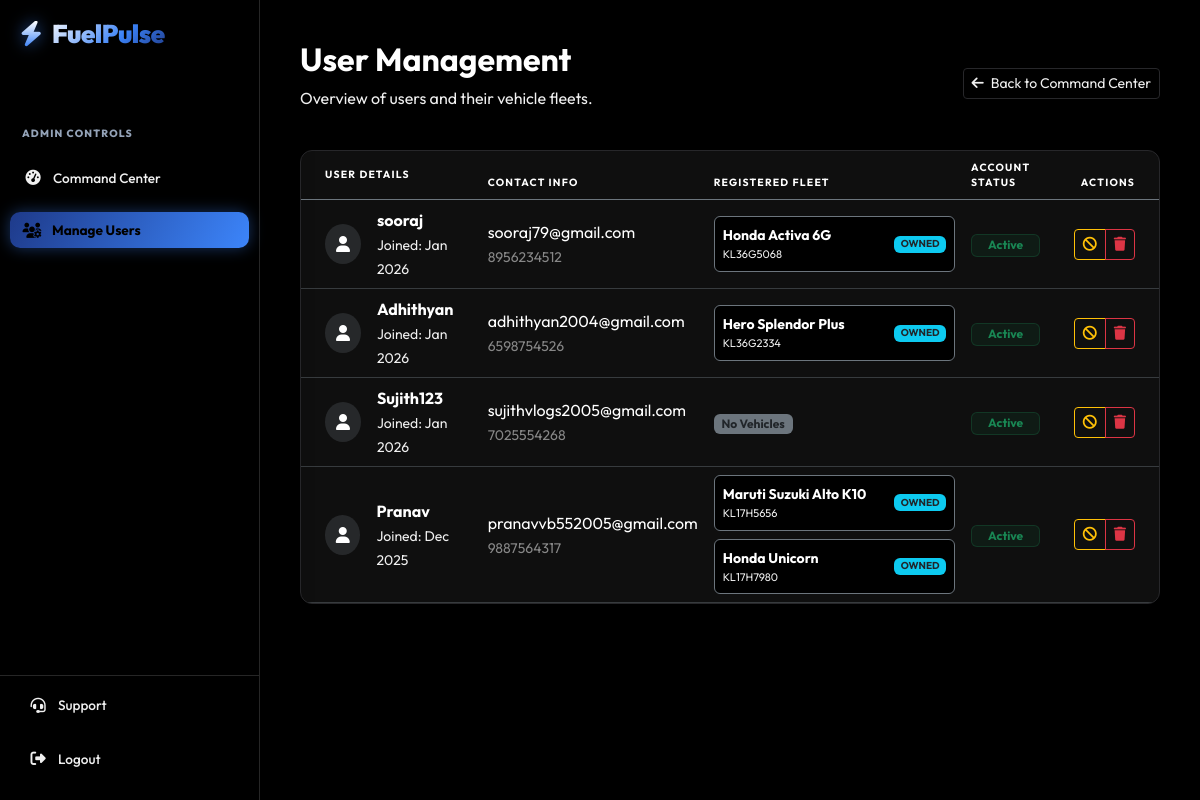
The page /admin-panel/users/ (signed in) on the database its author committed.
### core/models.py (models this page shows, shortened)
class User(AbstractUser):
    is_manager = models.BooleanField(default=False)
    phone_number = models.CharField(max_length=15, blank=True)
    profile_photo = models.ImageField(upload_to='profile_photos/', blank=True, null=True)

class Vehicle(models.Model):
    CATEGORY_CHOICES = [
        ('Two Wheeler', 'Two Wheeler'),
        ('Four Wheeler', 'Four Wheeler'),
        ('Heavy Vehicle', 'Heavy Vehicle'),
    ]
    ownership_type = models.CharField(max_length=50, default="1st Owner")
    FUEL_CHOICES = [
        ('Petrol', 'Petrol'),
        ('Diesel', 'Diesel'),
        ('CNG', 'CNG'),
        ('Electric', 'Electric')
    ]
    owner = models.ForeignKey(User, on_delete=models.CASCADE)
    category = models.CharField(max_length=20, choices=CATEGORY_CHOICES, default='Four Wheeler')
    make = models.CharField(max_length=50)       # e.g. Maruti, Honda (No restricted choices, accepts JS input)
    model_name = models.CharField(max_length=50) # e.g. Swift, City
    license_plate = models.CharField(max_length=20)
    target_mileage = models.FloatField(default=0.0, help_text="Target km/L (e.g., 18.5)")
    target_cost_per_km = models.FloatField(default=0.0, help_text="Target Cost per KM (e.g., 5.0)")
    purchase_year = models.IntegerField(default=2023)
    purchase_price = models.DecimalField(max_digits=12, decimal_places=2, default=500000.00)
    fuel_type = models.CharField(max_length=20, choices=FUEL_CHOICES, default='Petrol')
    current_odometer = models.IntegerField(default=0)
    purchase_price = models.DecimalField(max_digits=12, decimal_places=2, default=500000.00)
    purchase_year = models.IntegerField(default=2021)
    insurance_expiry = models.DateField(null=True, blank=True)
    pollution_expiry = models.DateField(null=True, blank=True)
    fitness_expiry = models.DateField(null=True, blank=True)
    image_url = models.URLField(max_length=500, blank=True, null=True)
    is_active = models.BooleanField(default=True)

### core/admin_views.py (the view)
# urls.py: path('admin-panel/users/', admin_views.manage_users, name='manage_users'),
@user_passes_test(is_admin, login_url='admin_login')
def manage_users(request):
    users = User.objects.filter(is_superuser=False).order_by('-date_joined')
    return render(request, 'core/admin/manage_users.html', {'users': users})

### core/admin_views.py (called while the page is built)
def is_admin(user):
    return user.is_active and user.is_superuser

### templates/core/admin/manage_users.html
{% extends 'base.html' %}
{% block content %}
<div class="row mb-4">
    <div class="col-12 d-flex justify-content-between align-items-center">
        <div>
            <h2 class="text-white fw-bold">User Management</h2>
            <p class="text-muted">Overview of users and their vehicle fleets.</p>
        </div>
        <a href="{% url 'admin_dashboard' %}" class="btn btn-outline-secondary btn-sm">
            <i class="fas fa-arrow-left me-1"></i> Back to Command Center
        </a>
    </div>
</div>
<div class="stats-card p-0 overflow-hidden">
    <div class="table-responsive">
        <table class="table table-dark table-hover align-middle mb-0">
            <thead>
                <tr class="text-muted small text-uppercase border-bottom border-secondary">
                    <th class="py-3 ps-4">User Details</th>
                    <th>Contact Info</th>
                    <th style="width: 30%;">Registered Fleet</th>
                    <th>Account Status</th>
                    <th class="text-end pe-4">Actions</th>
                </tr>
            </thead>
            <tbody>
                {% for u in users %}
                <tr>
                    <td class="ps-4">
                        <div class="d-flex align-items-center">
                            <div class="rounded-circle bg-secondary bg-opacity-25 d-flex align-items-center justify-content-center me-3" style="width: 40px; height: 40px;">
                                <i class="fas fa-user text-white"></i>
                            </div>
                            <div>
                                <div class="fw-bold text-white">{{ u.username }}</div>
                                <small class="text-muted">Joined: {{ u.date_joined|date:"M Y" }}</small>
                            </div>
                        </div>
                    </td>
                    <td class="text-muted">
                        <div>{{ u.email }}</div>
                        {% if u.phone_number %}
                            <small class="text-white-50">{{ u.phone_number }}</small>
                        {% endif %}
                    </td>
                    <td>
                        {% with vehicles=u.vehicle_set.all %}
                            {% if vehicles %}
                                <div class="d-flex flex-column gap-2">
                                    {% for v in vehicles %}
                                    <div class="bg-black border border-secondary rounded p-2 d-flex justify-content-between align-items-center">
                                        <div>
                                            <div class="text-white small fw-bold">{{ v.make }} {{ v.model_name }}</div>
                                            <div class="text-muted" style="font-size: 11px;">{{ v.license_plate }}</div>
                                        </div>
                                        {% if v.ownership_type == 'Sold' %}
                                            <span class="badge bg-danger" style="font-size: 10px;">SOLD OUT</span>
                                        {% elif v.ownership_type == 'Rented' %}
                                            <span class="badge bg-warning text-dark" style="font-size: 10px;">RENTED</span>
                                        {% else %}
                                            <span class="badge bg-info text-dark" style="font-size: 10px;">OWNED</span>
                                        {% endif %}
                                    </div>
                                    {% endfor %}
                                </div>
                            {% else %}
                                <span class="badge bg-secondary text-dark">No Vehicles</span>
                            {% endif %}
                        {% endwith %}
                    </td>
                    <td>
                        {% if u.is_active %}
                            <span class="badge bg-success bg-opacity-10 text-success border border-success border-opacity-25 px-3">Active</span>
                        {% else %}
                            <span class="badge bg-danger bg-opacity-10 text-danger border border-danger border-opacity-25 px-3">Suspended</span>
                        {% endif %}
                    </td>
                    <td class="text-end pe-4">
                        <div class="btn-group">
                            {% if u.is_active %}
                                <a href="{% url 'toggle_user_status' u.id %}" class="btn btn-sm btn-outline-warning" title="Suspend User">
                                    <i class="fas fa-ban"></i>
                                </a>
                            {% else %}
                                <a href="{% url 'toggle_user_status' u.id %}" class="btn btn-sm btn-outline-success" title="Reactivate User">
                                    <i class="fas fa-check"></i>
                                </a>
                            {% endif %}
                            <a href="{% url 'delete_user' u.id %}" class="btn btn-sm btn-outline-danger"
                               onclick="return confirm('⚠️ DANGER: This will permanently delete {{ u.username }} and all their data.');"
                               title="Delete Account">
                                <i class="fas fa-trash"></i>
                            </a>
                        </div>
                    </td>
                </tr>
                {% empty %}
                <tr>
                    <td colspan="5" class="text-center py-5">
                        <p class="text-muted">No registered users found.</p>
                    </td>
                </tr>
                {% endfor %}
            </tbody>
        </table>
    </div>
</div>
{% endblock %}

### static/css/styles.css (style rules this page uses)
:root { --bg-body: #000000; --bg-sidebar: #050505; --bg-card: #0f0f0f; --bg-hover: grey; --text-main: #ffffff; --text-muted: grey; --accent: #3b82f6; --accent-hover: #2563eb; --danger: #ef4444; --border: #27272a; }
body { background-color: var(--bg-body); color: var(--text-main); font-family: 'Inter', sans-serif; overflow-x: hidden; }
.stats-card { background-color: var(--bg-card); border: 1px solid var(--border); border-radius: 12px; padding: 1.5rem; transition: transform 0.2s; }
.btn-outline-secondary { border-color: var(--border); color: var(--text-muted); background: transparent; }

### templates/base.html (style rules this page uses)
:root { --bg-deep: #000000; --sidebar-bg: #000000; --border-glass: rgba(255, 255, 255, 0.15); --text-main: #ffffff; --text-muted: #f0f0f0; --accent-gradient: linear-gradient(120deg, #1e3a8a 0%, #3b82f6 50%, #ffffff 150%); --neon-glow: 0 0 15px rgba(59, 130, 246, 0.4); }
body { background-color: var(--bg-deep); color: var(--text-main); font-family: 'Outfit', sans-serif; overflow-x: hidden; }
h1, h2, h3, h4, h5, h6, p, span, div, li, td, th, label { color: var(--text-main) !important; }
.text-muted { color: var(--text-muted) !important; }
.table { color: var(--text-main) !important; --bs-table-color: var(--text-main); --bs-table-bg: transparent; }
a { color: #60a5fa; text-decoration: none; }
.small.text-uppercase { color: #94a3b8 !important; font-size: 0.65rem; letter-spacing: 1.2px; margin-top: 10px; margin-bottom: 4px; padding-left: 12px; font-weight: 800; }

### rows shown on the page
User: username "sooraj", date_joined "Jan 2026", email "sooraj79@gmail.com", phone_number "8956234512", is_active "Active"
Vehicle: make "Honda", model_name "Activa 6G", license_plate "KL36G5068", ownership_type "OWNED"
User: username "Adhithyan", date_joined "Jan 2026", email "adhithyan2004@gmail.com", phone_number "6598754526", is_active "Active"
Vehicle: make "Hero", model_name "Splendor Plus", license_plate "KL36G2334", ownership_type "OWNED"
User: username "Sujith123", date_joined "Jan 2026", email "sujithvlogs2005@gmail.com", phone_number "7025554268", shows "No Vehicles", is_active "Active"
User: username "Pranav", date_joined "Dec 2025", email "pranavvb552005@gmail.com", phone_number "9887564317", is_active "Active"
Vehicle: make "Maruti Suzuki", model_name "Alto K10", license_plate "KL17H5656", ownership_type "OWNED"
Vehicle: make "Honda", model_name "Unicorn", license_plate "KL17H7980", ownership_type "OWNED"
